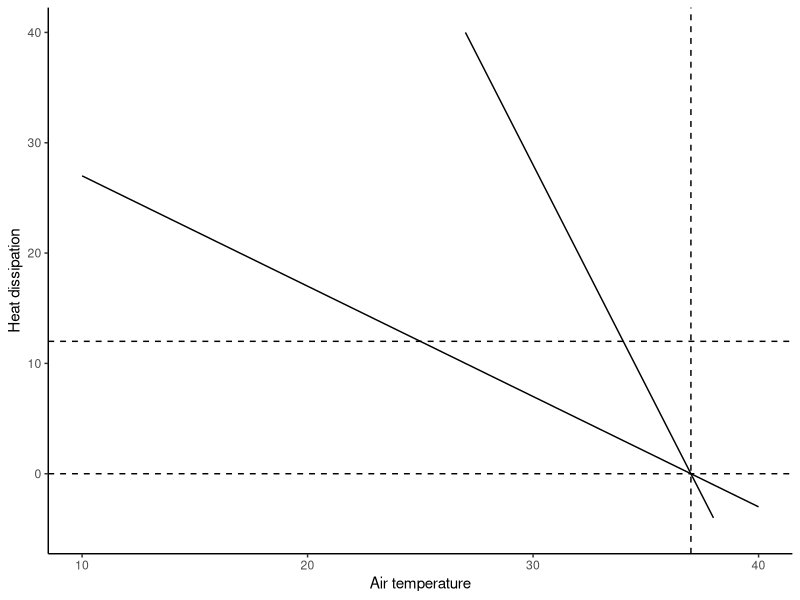
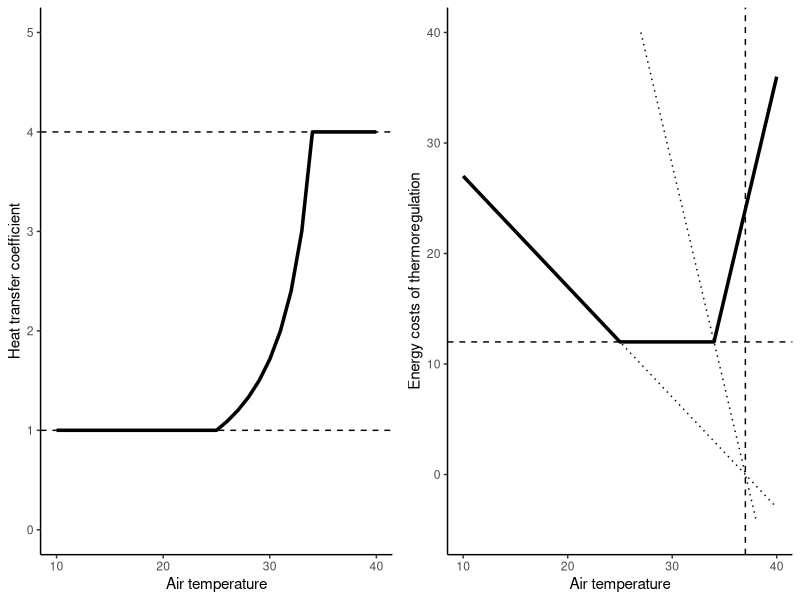
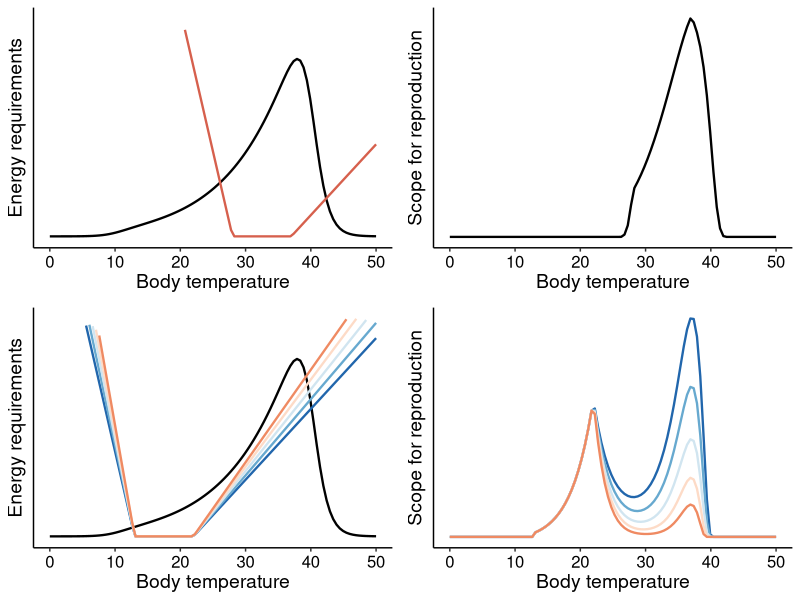
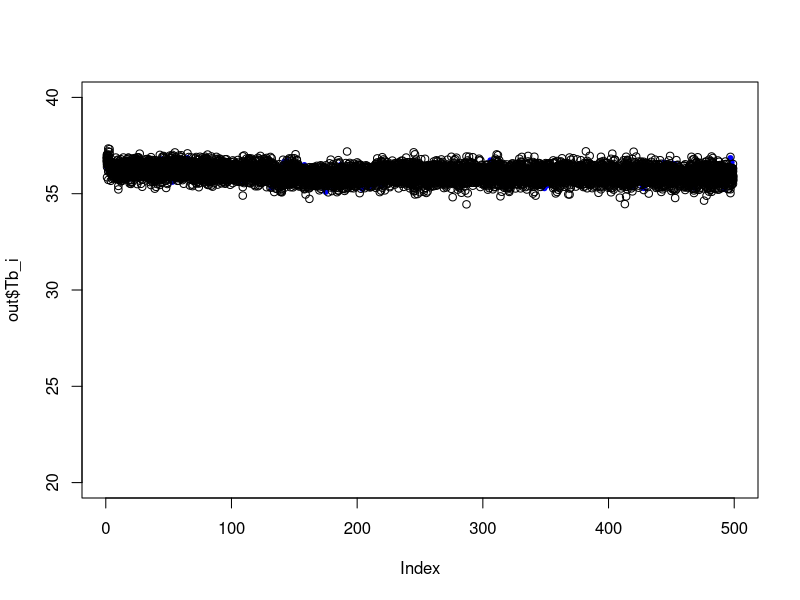
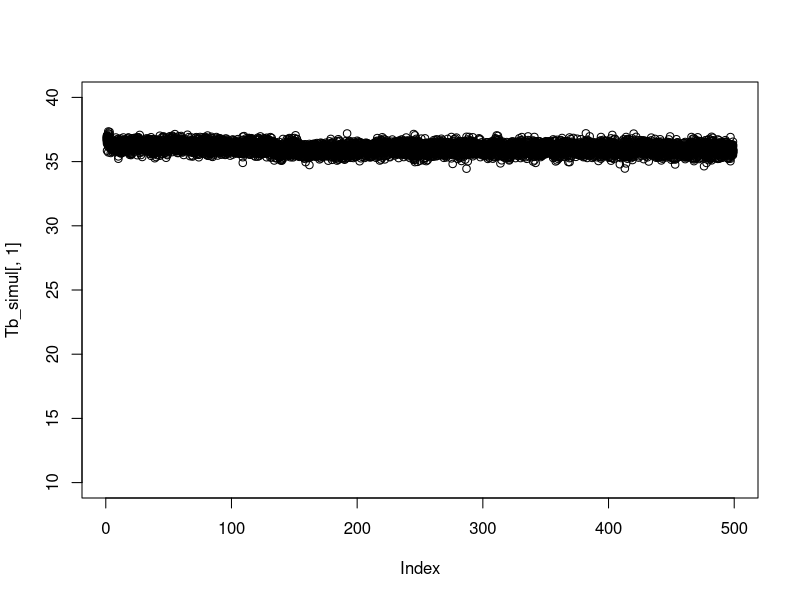
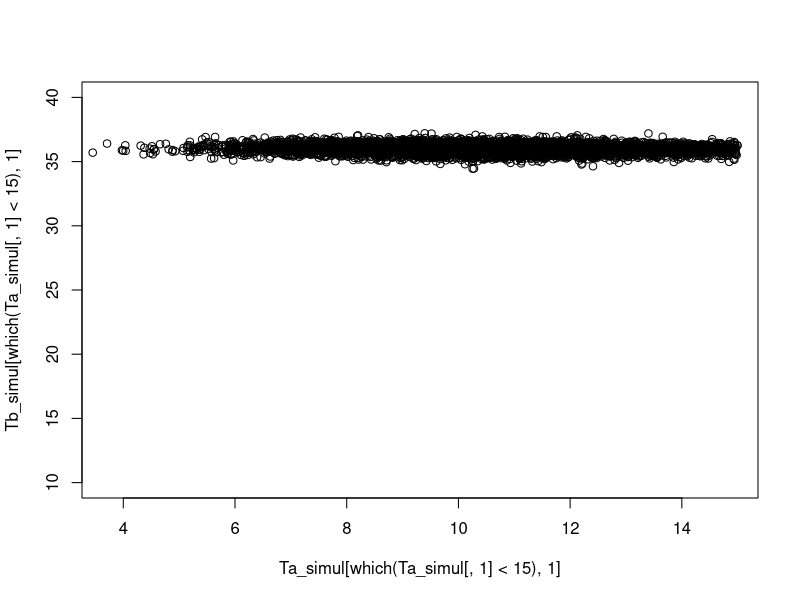
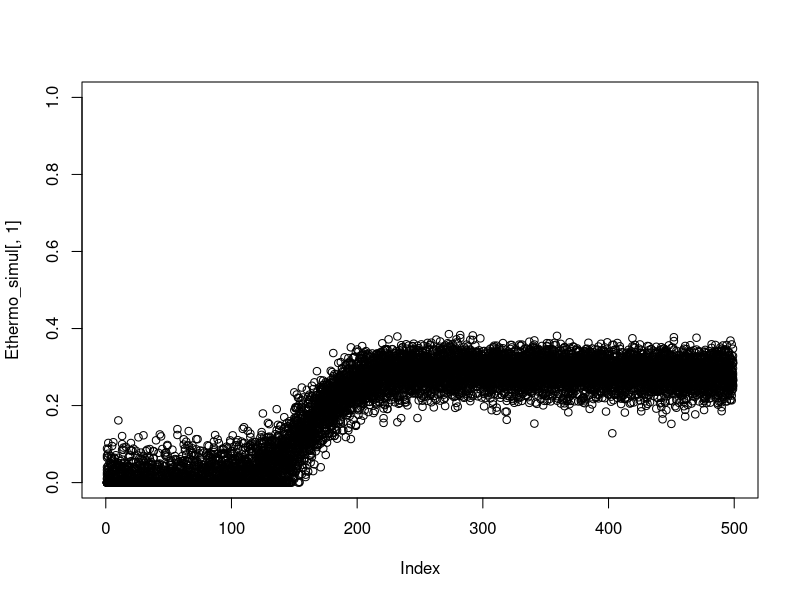
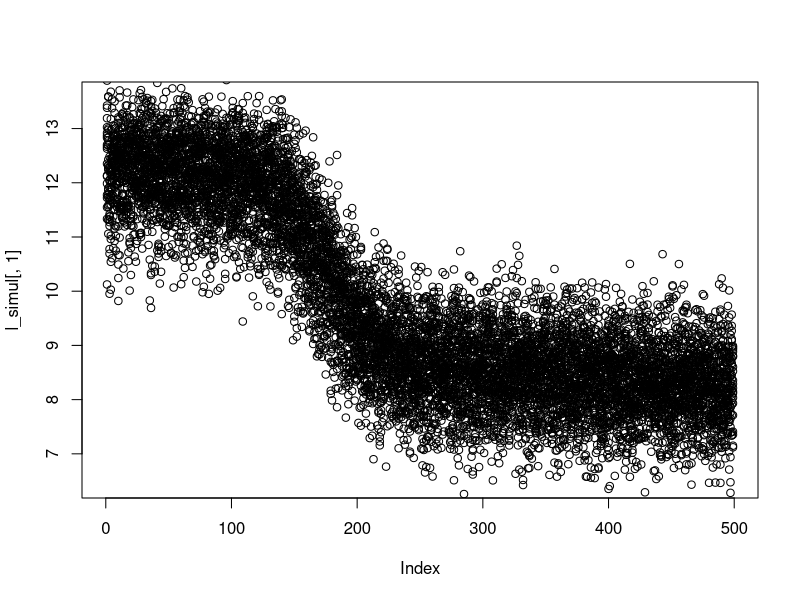

Generate these figures, in order, with R: (Note: this script raises an error after producing the figures.)
######## R Code for the article ######################################################################
## Rubalcaba, J.G. (in review) "The evolution of endothermy as a result of life-history optimization"
## jg.rubalcaba@gmail.com
###################################################################################################### 

######## Temperature Functions ######## 

# temperature dependence of energy assimilation
phi_Tb <- function(Tb, T_A =	10332, T_AL =	50000, T_AH = 90000, T_L = 283.15, T_H = 313.15, T_ref =	293.15){
  phi <- exp(T_A/T_ref - T_A/(Tb+273)) / (1 + exp(T_AL/(Tb+273) - T_AL/T_L) + exp(T_AH/T_H - T_AH/(Tb+273)))
  return(phi)
}
# energy costs of thermoregulation
theta_Tb <- function(Tb, Ta, hmin=1, hmax=4, B=12, gamma=1){
  if(length(Tb)==1 & length(Ta)==1){
    Thmin <- B/hmin+Ta
    Thmax <- B/hmax+Ta
    
    h <- B/(Tb-Ta)
    h[Tb>=Thmin] <- hmin
    h[Tb<Thmax] <- hmax
    
    Qtot <- Qt <- h * (Tb-Ta) - B
    Qt[Tb>Thmax] <- Qtot[Tb>Thmax] 
    Qt[Tb<Thmin] <- -gamma*Qtot[Tb<Thmin] 
  }
  if(length(Ta)>1 & length(Tb)==1){
    Thmin <- Tb-B/hmin
    Thmax <- Tb-B/hmax

    h <- B/(Tb-Ta)
    h[Ta<=Thmin] <- hmin
    h[Ta>Thmax] <- hmax
    
    Qtot <- Qt <- h * (Tb-Ta) - B
    Qt[Ta<Thmin] <- Qtot[Ta<Thmin] 
    Qt[Ta>Thmax] <- -gamma*Qtot[Ta>Thmax] 
  }
  if(length(Tb)>1 & length(Ta)==1){
    Thmin <- B/hmin+Ta
    Thmax <- B/hmax+Ta
    
    h <- B/(Tb-Ta)
    h[Tb>=Thmin] <- hmin
    h[Tb<Thmax] <- hmax

    Qtot <- Qt <- h * (Tb-Ta) - B
    Qt[Tb>Thmax] <- Qtot[Tb>Thmax] 
    Qt[Tb<Thmin] <- -gamma*Qtot[Tb<Thmin] 
  }
  return(Qt)
}

## Details on thermoregulation costs model
Tb=37   # Body temperature
Ta=10:40# Air temperature
hmin=1  # Min and Max heat transfer coefficients: determine the range within 
hmax=4  #       which the animal can thermoregulate by adjusting the thermal conductivity 
        #       without incurring energy costs
B=12    # Basal metabolic heat production   
gamma=1 # Cooling rate-energy conversion coefficient

Qmin <- hmin*(Tb-Ta) # Min and max heat dissipation rates given 
Qmax <- hmax*(Tb-Ta) # min and max heat transfer coefficients

require(ggplot2)
ggplot() + theme_classic() + ylab("Heat dissipation") + xlab("Air temperature") +
  ylim(-5,40) +
  geom_line(mapping=aes(y=Qmin, x=Ta)) + geom_line(mapping=aes(y=Qmax, x=Ta)) +
  geom_hline(yintercept = B, linetype="dashed") +
  geom_hline(yintercept = 0, linetype="dashed") +
  geom_vline(xintercept = Tb, linetype="dashed")

Thmin <- Tb-B/hmin # air temperatures at which hmin / hmax are reached
Thmax <- Tb-B/hmax
 
h <- B/(Tb-Ta) # heat transfer coefficient required to maintain heat production at basal
h[Ta<=Thmin] <- hmin # constrain the required h within hmin and hmax
h[Ta>Thmax] <- hmax 

p1 <- ggplot() + theme_classic() + ylab("Heat transfer coefficient") + xlab("Air temperature") +
  ylim(0,5) + xlim(10,40) +
  geom_line(mapping=aes(y=h, x=Ta), size=1.2) +
  geom_hline(yintercept = hmin, linetype="dashed") +
  geom_hline(yintercept = hmax, linetype="dashed")

Qtot <- Qt <- h * (Tb-Ta) - B 
Qt[Ta<Thmin] <- Qtot[Ta<Thmin] # Energy cost of heating 
Qt[Ta>Thmax] <- -gamma*Qtot[Ta>Thmax] # Energy cost of cooling 

p2 <- ggplot() + theme_classic() + ylab("Energy costs of thermoregulation") + xlab("Air temperature") +
  ylim(-5,40) +
  geom_line(mapping=aes(y=Qmin, x=Ta), lty=3) + 
  geom_line(mapping=aes(y=Qmax, x=Ta), lty=3) +
  geom_line(mapping=aes(y=Qt+B, x=Ta), size=1.2) +
  geom_hline(yintercept = B, linetype="dashed") +
  geom_vline(xintercept = Tb, linetype="dashed")

require(ggpubr)
ggarrange(p1,p2)

######## Analytical solution energy budget : fitness + growth ######## 

balance_function <- function(t0, tmat, tfin, Tb, Ta, mu, lambda, kappa, b, v, a, beta, c){
  phi = phi_Tb(Tb)
  mu_phi = mu * phi
  lambda_phi = lambda * phi
  kappa_theta = kappa * theta_Tb(Tb,Ta)
  
  linf <- (mu_phi - kappa_theta) / lambda_phi
  linf[linf<0]<-0
  k <- lambda_phi*(1-b)
  
  t <- t0:tfin
  T_t <- (1-v) * (t - t0) - v/a * (log(1 + exp(-a*(t-tmat))) - log(1 + exp(-a*(t0-tmat))))
  
  l <- linf * (1 - exp(-k*T_t))
  
  p_t <- v / (1 + exp(-a*(t-tmat)))
  integral <- p_t * l^2 * (linf - l)
  integral_t0 <- integral[1]
  integral_tfin <- integral[tfin]
  
  f <- 3 * beta * k/c * (integral_tfin-integral_t0)
  return(cbind(l,f,t))
}

Tb <- seq(0, 50,length.out=100) # body temperature range
Ta1=25
Ta2=10

mu = 0.05
lambda = 0.001
tmat=365
tfin=365*5

v = 0.9
a = 1
t0 = 0

beta = 1
c = 1
b = 2/3

w0=1
Eassim_Emaint <- mu * w0^0.667 * phi_Tb(Tb) - lambda * w0 * phi_Tb(Tb)

kappa=0.013
Ethermo_37 <- kappa * w0^0.667 * theta_Tb(Tb, Ta1)

kappa=0.013
Ethermo_20_001 <- kappa * w0^0.667 * theta_Tb(Tb, Ta2)
kappa=0.014
Ethermo_20_005 <- kappa * w0^0.667 * theta_Tb(Tb, Ta2)
kappa=0.015
Ethermo_20_010 <- kappa * w0^0.667 * theta_Tb(Tb, Ta2)
kappa=0.016
Ethermo_20_015 <- kappa * w0^0.667 * theta_Tb(Tb, Ta2)
kappa=0.017
Ethermo_20_020 <- kappa * w0^0.667 * theta_Tb(Tb, Ta2)

out_37 <- out_20_0.001 <- out_20_0.005 <- out_20_0.010 <- out_20_0.015 <- out_20_0.020 <- as.data.frame(array(NA, dim=c(100, 3)))
for(i in 1:100){
  kappa=0.013
  out <- balance_function(t0, tmat, tfin, Tb[i], Ta1, mu, lambda, kappa, b, v, a, beta, c)
  out_37[i,] <- out[tfin,]
  
  kappa=0.013
  out <- balance_function(t0, tmat, tfin, Tb[i], Ta2, mu, lambda, kappa, b, v, a, beta, c)
  out_20_0.001[i,] <- out[tfin,]
  kappa=0.014
  out <- balance_function(t0, tmat, tfin, Tb[i], Ta2, mu, lambda, kappa, b, v, a, beta, c)
  out_20_0.005[i,] <- out[tfin,]
  kappa=0.015
  out <- balance_function(t0, tmat, tfin, Tb[i], Ta2, mu, lambda, kappa, b, v, a, beta, c)
  out_20_0.010[i,] <- out[tfin,]
  kappa=0.016
  out <- balance_function(t0, tmat, tfin, Tb[i], Ta2, mu, lambda, kappa, b, v, a, beta, c)
  out_20_0.015[i,] <- out[tfin,]
  kappa=0.017
  out <- balance_function(t0, tmat, tfin, Tb[i], Ta2, mu, lambda, kappa, b, v, a, beta, c)
  out_20_0.020[i,] <- out[tfin,]
}

require(ggplot2)
require(RColorBrewer)
df_fig1A <- data.frame(Eassim_Emaint, Ethermo_37, Tb)
p1A <- ggplot() + theme_classic() + ylab("Energy requirements") + xlab("Body temperature") + ylim(-0.001, 0.4) +
  theme(axis.title = element_text(size=14), 
        axis.text.y = element_blank(), 
        axis.ticks.y = element_blank(),
        axis.text.x = element_text(size=12, colour="black")) +
  geom_line(df_fig1A, mapping=aes(y=Eassim_Emaint, x=Tb), linewidth=0.8, col="black") +
  geom_line(df_fig1A, mapping=aes(y=Ethermo_37, x=Tb), linewidth=0.8, col="#D6604D")
#
df_fig1B <- data.frame(out_37, Tb)
p1B <- ggplot() + theme_classic() + ylab("Scope for reproduction") + xlab("Body temperature") + 
  theme(axis.title = element_text(size=14), 
        axis.text.y = element_blank(), 
        axis.ticks.y = element_blank(),
        axis.text.x = element_text(size=12, colour="black")) +
  geom_line(df_fig1B, mapping=aes(y=V2, x=Tb), linewidth=0.8, col="black")
#
df_fig1C <- data.frame(Eassim_Emaint=rep(Eassim_Emaint,5),
                       Ethermo=c(Ethermo_20_001,Ethermo_20_005,Ethermo_20_010,Ethermo_20_015,Ethermo_20_020),
                       k_value=c(sort(rep(c("1","2","3","4","5"),100))),
                       Tb=rep(Tb,5))
p1C <- ggplot() + theme_classic() + ylab("Energy requirements") + xlab("Body temperature") + ylim(-0.001, 0.4) +
  theme(legend.position = "none",
        axis.title = element_text(size=14), 
        axis.text.y = element_blank(), 
        axis.ticks.y = element_blank(),
        axis.text.x = element_text(size=12, colour="black")) +
  geom_line(df_fig1C, mapping=aes(y=Eassim_Emaint, x=Tb), size=0.8, col="black") +
  geom_line(df_fig1C, mapping=aes(y=Ethermo, x=Tb, col=k_value), size=0.8) +
  scale_colour_manual(values=rev(brewer.pal(6, "RdBu")))
#
df_fig1D <- data.frame(Wfin=c(out_20_0.001$V2,out_20_0.005$V2,out_20_0.010$V2,out_20_0.015$V2,out_20_0.020$V2),
                       k_value=c(sort(rep(c("1","2","3","4","5"),100))),
                       Tb=rep(Tb,5))
p1D <- ggplot() + theme_classic() + ylab("Scope for reproduction") + xlab("Body temperature") + 
  theme(legend.position = "none",
        axis.title = element_text(size=14), 
        axis.text.y = element_blank(), 
        axis.ticks.y = element_blank(),
        axis.text.x = element_text(size=12, colour="black")) +
  geom_line(df_fig1D, mapping=aes(y=(Wfin), x=Tb, col=k_value), size=0.8) +
  scale_colour_manual(values=rev(brewer.pal(6, "RdBu")))

######## Fig. 2 ----

require(ggpubr)
ggarrange(p1A, p1B, p1C, p1D, ncol=2, nrow=2) # 800x600

######## Evolutionary dynamics ######## 

EvolDyn <-function(params, time){
  # calculations t=0
  W <- numeric(time)
  N <- numeric(time)
  Tb_i <- numeric(time)
  f_mean <- numeric(time)
  l_mean <- numeric(time)
  vA_Tb_N <- numeric(time)
  vP_Tb_N <- numeric(time)
  Tenv <- numeric(time)
  S_coef <- numeric(time)
  
  # genetics
  Tb0 = params$Tb
  vP_Tb_N[1] = params$vP_Tb
  h2 = params$h2
  vmut = params$vmut
  
  # population parameters
  Wmax = params$Wmax
  N0 = params$N0
  K0 = params$K0
  NC = params$NC
  
  vA_Tb_N[1] <- vP_Tb_N[1] * h2 # initial additive genetic variance
  vE_Tb <- vP_Tb_N[1] - vA_Tb_N[1] # initial environmental variance
  
  N[1] <- N0 # Initial population size
  Tb_i[1] <- Tb0
  
  Tb <- rnorm(N[1], Tb_i[1], sqrt(vP_Tb_N[1])) # Population values for trait, with N[1] individuals...
  
  # Ta_mean <- seq(params$Ta_max, params$Ta_min, length.out=time)
  # Ta_mean <- params$Ta_min + (params$Ta_max-params$Ta_min)/2 + (params$Ta_max-params$Ta_min)/2 * sin(2+0.01 * 1:time)
  Ta_mean <- params$Ta_min + (params$Ta_max-params$Ta_min) * exp(0.05*(time/3 - 1:time)) / (1 + exp(0.05*(time/3 - 1:time)))
  Ta <- Ta_mean + rnorm(time, 0, params$Ta_SD)
  
  # plot(Ta)
  
  # Run model
  for(i in 2:time){
    if(N[i-1] < NC){
      break
    }
    
    # Covariance Tb vs Fitness
    Tb_seq <- seq(min(Tb,na.rm=T), max(Tb,na.rm=T), length.out=20)
    out_tb <- array(NA, dim=c(20, 3))
    for(j in 1:20){
      out <- balance_function(t0=0, tmat=params$tmat, tfin=params$tfin, Tb=Tb_seq[j], 
                              Ta=Ta[i], mu=params$mu, lambda=params$lambda, kappa=params$kappa, 
                              b=params$b, v=params$v, a=1, beta=1, c=1)
      out_tb[j,] <- out[params$tfin,]
    }
    
    f_mean[i] <- mean(out_tb[,2], na.rm=T)
    l_mean[i] <- mean(out_tb[,1], na.rm=T)
    
    if(f_mean[i] == 0){
      break
    }
    
    #### Genetic variance components
    h2 <- params$h2 # vA_Tb_N[i-1] / vP_Tb_N[i-1]
    vA_Tb_N[i] <- vA_Tb_N[i-1] * (1-(1/(2*N[i-1]))) #loss of va due to drift https://lukejharmon.github.io/pcm/chapter3_bmintro/ 
    vE_Tb <- vP_Tb_N[i-1] - vA_Tb_N[i]
    vM_Tb <- vmut * vE_Tb #vA_Tb_N[i]# mutational variance ~1e-3 1e-2 VE, Johnson and Barton 2005 Philos trans
    
    vP_Tb_N[i] <- vA_Tb_N[i] + vE_Tb + vM_Tb  
    
    ### Selection coefficient
    S <- cov(out_tb[,2], Tb_seq, use="complete") / f_mean[i]
    
    ### Breeder equation
    R <- h2 * S
    
    # New population numbers
    newTb <- mean(Tb,na.rm=T) + R
    Tb <- rnorm(N[i-1], newTb, sqrt(vP_Tb_N[i]))
    Tb_i[i] <- newTb
    
    #population growth
    K <- round(rnorm(1, K0, K0*0.000010))
    
    W <- f_mean[i] * params$r
    N[i-1] <- ifelse(N[i-1] > K, K, N[i-1])
    N[i] <- round(N[i-1] + ((log(W)*N[i-1]) * (1 - (N[i-1]/K))))
    
    print(i)
  }
  
  out <- data.frame(Tb_i, vA_Tb_N, vP_Tb_N, N, l_mean, f_mean, Ta, S)
  out$Tb_i[which(out$Tb_i == 0)] <- NA
  return(out[-1,])
} 

kappa <- 0.005 # 0.005, 0.03; branching: 0.0183 (SD=1, vP_Tb=4)
params <- list(Ta_max=25, Ta_min=10, Ta_SD=2,
               mu=0.05, lambda=0.001, kappa=kappa, v=0.9, b=2/3, tmat=365/2, tfin=365*1,
               Tb=37, vP_Tb=4, h2=0.5,                                    
               r=50, N0=500, K0=1e3, NC=100, vmut=1e-3) 
out <- EvolDyn(params, time=500)

Eassim <- params$mu*out$l_mean^params$b*phi_Tb(out$Tb_i)
Emainten <- params$lambda*out$l_mean*phi_Tb(out$Tb_i)
theta <- numeric(499)
for(i in 1:499) theta[i]<-theta_Tb(out$Tb_i[i],out$Ta[i])
Ethermo <- params$kappa*out$l_mean^params$b*theta
Ta <- params$Ta_min + (params$Ta_max-params$Ta_min) * exp(0.05*(499/3 - 1:499)) / (1 + exp(0.05*(499/3 - 1:499)))

plot(out$Tb_i, pch=20, col="blue", ylim=c(20,40))

reps=20
Ethermo_simul <- Tb_simul <- Ta_simul <- l_simul <- array(NA, dim=c(499,reps))
for(i in 1:reps){
  out <- EvolDyn(params, time=500)
  Tb_simul[,i] <- out$Tb_i
  l_simul[,i] <- out$l_mean
  Ta_simul[,i] <- out$Ta
  theta <- numeric(499)
  for(j in 1:499) theta[j]<-theta_Tb(out$Tb_i[j],out$Ta[j])
  Ethermo_simul[,i] <- params$kappa*out$l_mean^params$b*theta
  points(out$Tb_i)
}

plot(Tb_simul[,1], ylim=c(10,40))
for(i in 2:reps) points(Tb_simul[,i])
plot(Tb_simul[which(Ta_simul[,1]<15),1] ~ Ta_simul[which(Ta_simul[,1]<15),1], ylim=c(10,40))
for(i in 2:reps) points(Tb_simul[which(Ta_simul[,i]<15),i] ~ Ta_simul[which(Ta_simul[,i]<15),i])
plot(Ethermo_simul[,1], ylim=c(0,1))
for(i in 2:reps) points(Ethermo_simul[,i])
plot(l_simul[,1])
for(i in 2:reps) points(l_simul[,i])
plot(Tb_simul[,1] ~ l_simul[,1])
for(i in 2:reps) points(Tb_simul[,i] ~ l_simul[,i])

df_fig3 <- data.frame(Tb=as.numeric(Tb_simul), Ethermo=as.numeric(Ethermo_simul), l=as.numeric(l_simul),
                      simul=sort(rep(1:reps,499)),
                      Ta=rep(Ta,10), time=rep(1:499,reps))

p3A <- ggplot() + theme_classic() + ylab("Temperature") + xlab("time") + ylim(20,40) +
  theme(axis.title = element_text(size=14), 
        axis.text.x = element_blank(), 
        axis.ticks.x = element_blank(),
        axis.text.y = element_text(size=12, colour="black")) +
  geom_line(df_fig3, mapping=aes(y=Tb, x=time, group=simul), size=1, col="black") 
  # geom_line(df_fig3, mapping=aes(y=Ta, x=time), size=1, col="#4393C3") 

p3B <- ggplot() + theme_classic() + ylab("Thermoregulatory costs") + xlab("time") + ylim(-0.001, 0.5) +
  theme(axis.title = element_text(size=14), 
        axis.text.x = element_blank(), 
        axis.ticks.x = element_blank(),
        axis.text.y = element_text(size=12, colour="black")) +
  geom_line(df_fig3, mapping=aes(y=Ethermo, x=time, group=simul), size=1, col="black") 

######## Fig. 3 ----

ggarrange(p3A, p3B, ncol=1, nrow=2) #600x400

##### Temperature fluctuations, heterotermy vs homeothermy

# FIRST set gamma = 0.2 in the theta function

Ta_warm <- 25
Ta_cold <- 10
SD <- 1
kappa_homeo <- 0.005
kappa_hetero <- 0.03

params_warm_homeo <- list(Ta_max=Ta_warm, Ta_min=Ta_warm, Ta_SD=SD,
                          mu=0.05, lambda=0.001, kappa=kappa_homeo, v=0.9, b=2/3, tmat=365/2, tfin=365*1,
                          Tb=37, vP_Tb=4, h2=0.5,                                    
                          r=50, N0=500, K0=1e3, NC=100, vmut=1e-3) 
out_warm_homeo <- EvolDyn(params_warm_homeo, time=2000)

params_warm_hetero <- list(Ta_max=Ta_warm, Ta_min=Ta_warm, Ta_SD=SD,
                          mu=0.05, lambda=0.001, kappa=kappa_hetero, v=0.9, b=2/3, tmat=365/2, tfin=365*1,
                          Tb=37, vP_Tb=4, h2=0.5,                                    
                          r=50, N0=500, K0=1e3, NC=100, vmut=1e-3) 
out_warm_hetero <- EvolDyn(params_warm_hetero, time=2000)

params_cold_homeo <- list(Ta_max=Ta_cold, Ta_min=Ta_cold, Ta_SD=SD,
                          mu=0.05, lambda=0.001, kappa=kappa_homeo, v=0.9, b=2/3, tmat=365/2, tfin=365*1,
                          Tb=37, vP_Tb=4, h2=0.5,                                    
                          r=50, N0=500, K0=1e3, NC=100, vmut=1e-3) 
out_cold_homeo <- EvolDyn(params_cold_homeo, time=2000)

params_cold_hetero <- list(Ta_max=Ta_cold, Ta_min=Ta_cold, Ta_SD=SD,
                           mu=0.05, lambda=0.001, kappa=kappa_hetero, v=0.9, b=2/3, tmat=365/2, tfin=365*1,
                           Tb=37, vP_Tb=4, h2=0.5,                                    
                           r=50, N0=500, K0=1e3, NC=100, vmut=1e-3) 
out_cold_hetero <- EvolDyn(params_cold_hetero, time=2000)

require(ggplot2)
ggplot() + theme_classic() + ylab("Body temperature (ºC)") + xlab("Ambient temperature (ºC)") +
  geom_point(mapping=aes(y=out_warm_homeo$Tb_i, x=out_warm_homeo$Ta), col="red") +
  geom_smooth(mapping=aes(y=out_warm_homeo$Tb_i, x=out_warm_homeo$Ta), method="lm", col="darkred") +
  geom_point(mapping=aes(y=out_cold_homeo$Tb_i, x=out_cold_homeo$Ta), col="blue") +
  geom_smooth(mapping=aes(y=out_cold_homeo$Tb_i, x=out_cold_homeo$Ta), method="lm", col="darkblue") 

ggplot() + theme_classic() + ylab("Body temperature (ºC)") + xlab("Ambient temperature (ºC)") +
  geom_point(mapping=aes(y=out_warm_hetero$Tb_i, x=out_warm_hetero$Ta), col="red") +
  geom_smooth(mapping=aes(y=out_warm_hetero$Tb_i, x=out_warm_hetero$Ta), method="lm", col="darkred") +
  geom_point(mapping=aes(y=out_cold_hetero$Tb_i, x=out_cold_hetero$Ta), col="blue") +
  geom_smooth(mapping=aes(y=out_cold_hetero$Tb_i, x=out_cold_hetero$Ta), method="lm", col="darkblue") 

summary(lm(out_warm_homeo$Tb_i ~ out_warm_homeo$Ta))
summary(lm(out_warm_hetero$Tb_i ~ out_warm_hetero$Ta))

summary(lm(out_cold_homeo$Tb_i ~ out_cold_homeo$Ta))
summary(lm(out_cold_hetero$Tb_i ~ out_cold_hetero$Ta))

### Vector field Tb vs Ta 

n_vectors = 30 # number of vectors
size = 0.05 # vector size

Tb_seq <- seq(20, 42, length.out=n_vectors)
Ta_seq <- seq(7, 30, length.out=n_vectors)

kappa <- 0.03 # 0.0215 (branching) 
params <- list(Ta_max=25, Ta_min=10, Ta_SD=1,
               mu=0.05, lambda=0.001, kappa=kappa, v=0.9, b=2/3, tmat=365/2, tfin=365*1,
               Tb=37, vP_Tb=4, h2=0.5,
               r=50, N0=500, K0=1e3, NC=100, vmut=1e-3)

dW_dTa <- dW_dTb <- array(NA, dim=c(n_vectors,n_vectors))
for(i in 1:n_vectors){
  Ta <- Ta_seq[i]
  for(j in 1:n_vectors){
    Tb <- Tb_seq[j]  
    Tb_diff <- seq(Tb-size, Tb+size, length.out=20)
    out_tb <- array(NA, dim=c(20, 3))
    for(k in 1:20){
      out <- balance_function(t0=0, tmat=params$tmat, tfin=params$tfin, Tb=Tb_diff[k], 
                              Ta=Ta, mu=params$mu, lambda=params$lambda, kappa=params$kappa, 
                              b=params$b, v=params$v, a=1, beta=1, c=1)
      out_tb[k,] <- out[params$tfin,]
    }
    dW_dTb[i,j] <- cov(out_tb[,2],Tb_diff)#/mean(out_tb[,2])
    
    # Ta_diff <- seq(Ta-0.1, Ta+0.1, length.out=20)
    # out_ta <- array(NA, dim=c(20, 3))
    # for(k in 1:20){
    #   out <- balance_function(t0=0, tmat=params$tmat, tfin=params$tfin, Tb=Tb, 
    #                           Ta=Ta_diff[k], mu=params$mu, lambda=params$lambda, kappa=params$kappa, 
    #                           b=params$b, v=params$v, a=1, beta=1, c=1)
    #   out_ta[k,] <- out[tfin,]
    # }
    # dW_dTa[i,j] <- cov(out_ta[,2],Tb_diff)/mean(out_ta[,2])
  }
}

df_vector <- data.frame(Ta=rep(Ta_seq,n_vectors), Tb=sort(rep(Tb_seq,n_vectors)), 
                        dW_dTa=as.numeric(dW_dTa), dW_dTb=as.numeric(dW_dTb),
                        module=sqrt(as.numeric(dW_dTa)^2+as.numeric(dW_dTb)^2))
df_vector$sign <- df_vector$dW_dTb
df_vector$sign[df_vector$sign<0] <- -1
df_vector$sign[df_vector$sign>0] <- 1

require(grid)
require(ggplot2)
# First load "functions multiple scales.R"

ggplot(df_vector, aes(y = Tb, x = Ta)) + theme_bw() + # 500x400
  theme(panel.grid = element_blank(), legend.position="none",
        axis.text = element_text(colour="black")) +
  ylab("Body temperature") + xlab("Ambient temperature") +
  xlim(range(Ta_seq)) + ylim(range(Tb_seq)) +
  geom_segment(df_vector[df_vector$sign>0,], mapping=aes(yend = Tb+dW_dTb*15, xend = Ta, 
                                                         colour=(dW_dTb)),
               arrow = arrow(length = unit(0.3, "cm"), type="closed") ) +
  scale_colour_continuous(low="pink", high="darkred") +
  new_scale_color() +
  geom_segment(df_vector[df_vector$sign<0,], mapping=aes(yend = Tb+dW_dTb*5, xend = Ta, 
                                                         colour=-(dW_dTb)),
               arrow = arrow(length = unit(0.3, "cm"), type="closed")) +
  scale_colour_continuous(low="lightblue", high="darkblue") 

###### Body size dynamics

kappa <- 0.03 # branching: 0.0189

Ta <- seq(25, 10, length.out=200)
Ethermo_simul <- Tb_simul <- l_simul <- numeric(length(Ta))
for(i in 1:length(Ta)){
  params <- list(Ta_max=Ta[i], Ta_min=Ta[i], Ta_SD = 0,
                 mu=0.05, lambda=0.001, kappa=kappa, v=0.9, b=2/3, tmat=365/2, tfin=365*1,
                 Tb=37,  vP_Tb=4, h2=0.5,                                    
                 r=50, N0=500, K0=1e3, NC=100, vmut=1e-3) 

  out <- EvolDyn(params, time=50)
  Tb_simul[i] <- out$Tb_i[nrow(out)]
  l_simul[i] <- out$l_mean[nrow(out)]
  Ethermo_simul[i] <- params$kappa*out$l_mean[nrow(out)]^params$b*theta_Tb(out$Tb_i[nrow(out)],Ta[i])
}

ggplot() + theme_classic() + ylab("Body tempeature") + xlab("Body size") + ylim(20,40) + xlim(0,15) +
  theme(axis.title = element_text(size=14), 
        axis.text = element_text(size=12, colour="black")) +
  geom_point(mapping=aes(y=Tb_simul, x=l_simul, colour=Ta), size=3) +
  scale_color_distiller(palette="RdBu") # 500x400

ggplot() + theme_classic() + ylab("Body tempeature") + xlab("Ambient temperature") + ylim(25,40) + xlim(18,37) +
  theme(axis.title = element_text(size=14), 
        axis.text = element_text(size=12, colour="black")) +
  geom_abline(intercept = 0, slope = 1) +
  geom_point(mapping=aes(y=Tb_simul, x=Ta, size=round(l_simul)^2)) 
